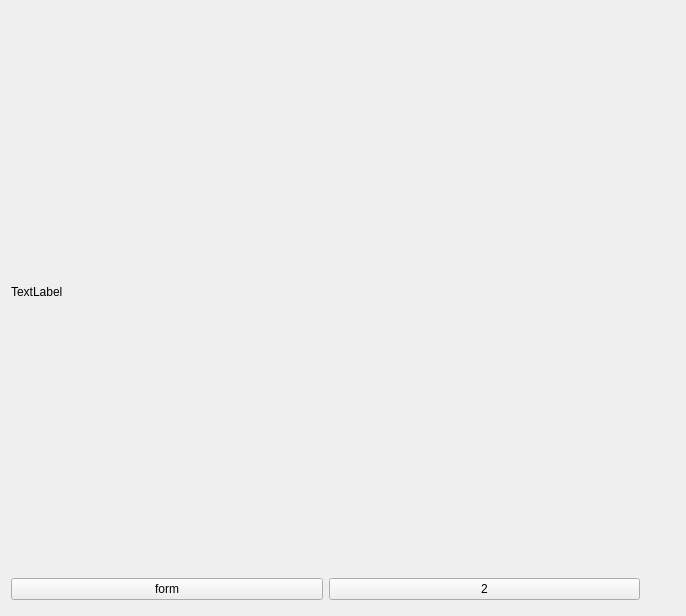
<?xml version="1.0" encoding="UTF-8"?>
<ui version="4.0">
 <class>Widget</class>
 <widget class="QWidget" name="Widget">
  <property name="geometry">
   <rect>
    <x>0</x>
    <y>0</y>
    <width>686</width>
    <height>616</height>
   </rect>
  </property>
  <property name="sizePolicy">
   <sizepolicy hsizetype="MinimumExpanding" vsizetype="MinimumExpanding">
    <horstretch>0</horstretch>
    <verstretch>0</verstretch>
   </sizepolicy>
  </property>
  <property name="windowTitle">
   <string>Widget</string>
  </property>
  <widget class="QWidget" name="">
   <property name="geometry">
    <rect>
     <x>0</x>
     <y>0</y>
     <width>651</width>
     <height>611</height>
    </rect>
   </property>
   <layout class="QVBoxLayout" name="verticalLayout">
    <property name="sizeConstraint">
     <enum>QLayout::SetMaximumSize</enum>
    </property>
    <item>
     <widget class="QLabel" name="label">
      <property name="sizePolicy">
       <sizepolicy hsizetype="Expanding" vsizetype="Expanding">
        <horstretch>0</horstretch>
        <verstretch>0</verstretch>
       </sizepolicy>
      </property>
      <property name="text">
       <string>TextLabel</string>
      </property>
     </widget>
    </item>
    <item>
     <layout class="QHBoxLayout" name="horizontalLayout">
      <property name="sizeConstraint">
       <enum>QLayout::SetNoConstraint</enum>
      </property>
      <item>
       <widget class="QPushButton" name="pushButton">
        <property name="text">
         <string>form</string>
        </property>
       </widget>
      </item>
      <item>
       <widget class="QPushButton" name="pushButton_3">
        <property name="text">
         <string>2</string>
        </property>
       </widget>
      </item>
     </layout>
    </item>
   </layout>
  </widget>
 </widget>
 <layoutdefault spacing="6" margin="11"/>
 <resources/>
 <connections/>
</ui>
